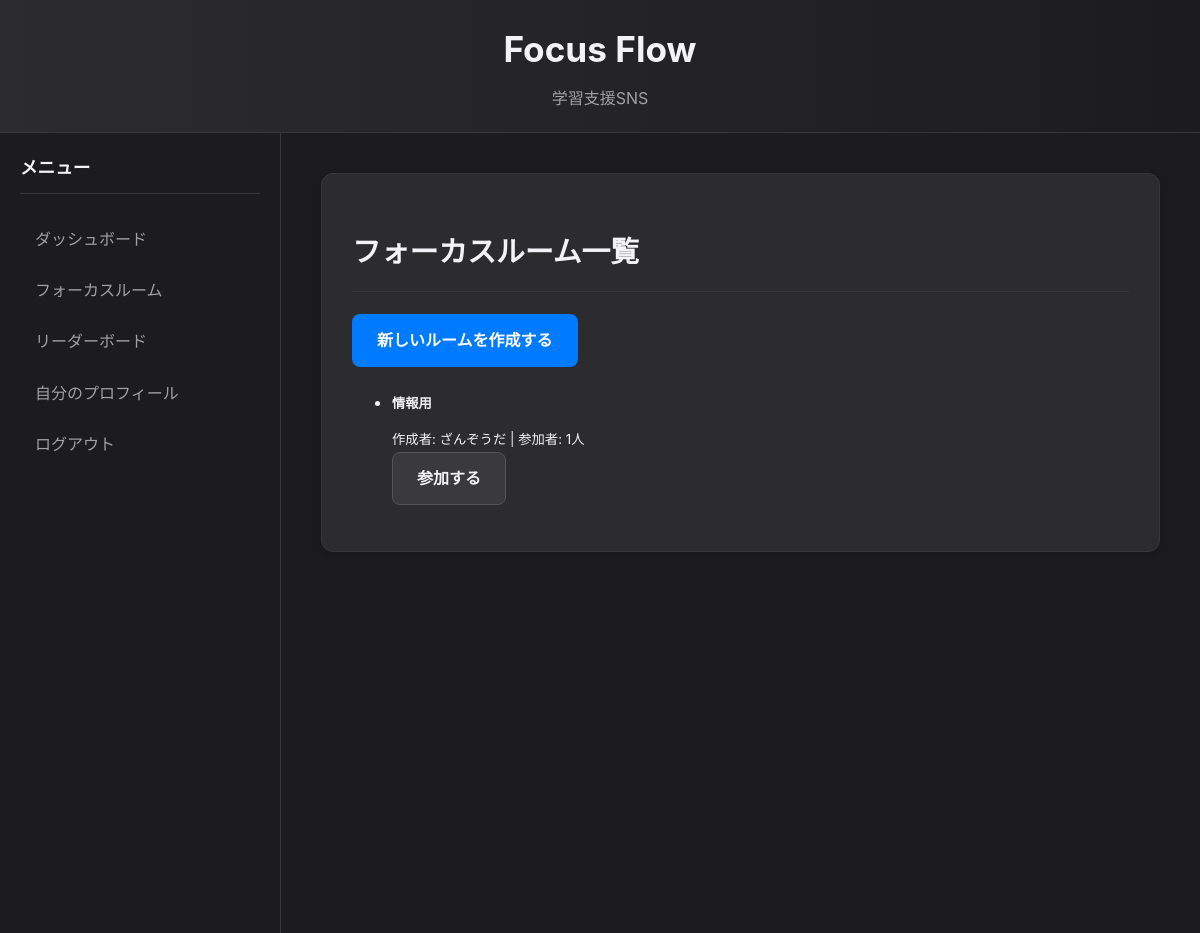
/rooms (signed in), run on the app's committed database.
### app/models.py (models this page shows, shortened)
class FocusRoom(db.Model):
    id = db.Column(db.Integer, primary_key=True)
    name = db.Column(db.String(100), nullable=False)
    description = db.Column(db.String(255))
    is_public = db.Column(db.Boolean, default=True)
    owner_id = db.Column(db.Integer, db.ForeignKey('user.id'), nullable=False)
    password_hash = db.Column(db.String(128), nullable=True)

class User(UserMixin, db.Model):
    id = db.Column(db.Integer, primary_key=True)
    email = db.Column(db.String(100), unique=True, nullable=False)
    username = db.Column(db.String(100), nullable=False)
    password_hash = db.Column(db.String(128))
    sessions = db.relationship('FocusSession', backref='author', lazy=True)
    flow_state_logs = db.relationship('FlowStateLog', backref='user', lazy=True)
    status = db.Column(db.String(50), default='オフライン')
    current_gauge_level = db.Column(db.Integer, default=0)
    followed = db.relationship(
        'User', secondary=followers,
        primaryjoin=(followers.c.follower_id == id),
        secondaryjoin=(followers.c.followed_id == id),
        backref=db.backref('followers', lazy='dynamic'), lazy='dynamic')
    created_rooms = db.relationship('FocusRoom', backref='owner', lazy='dynamic')
    joined_rooms = db.relationship('FocusRoom', secondary='room_participants', lazy='dynamic',
                                   backref=db.backref('participants', lazy='dynamic'))

### app/routes.py (the view)
@main.route('/rooms')
@login_required
def rooms():
    public_rooms = FocusRoom.query.filter_by(is_public=True).all()
    return render_template('rooms.html', rooms=public_rooms)

### app/__init__.py (called while the page is built)
def create_app():
    app = Flask(__name__)
    app.config['SECRET_KEY'] = 'your_secret_key'
    app.config['SQLALCHEMY_DATABASE_URI'] = 'sqlite:///db.sqlite'
    app.config['SQLALCHEMY_TRACK_MODIFICATIONS'] = False
    db.init_app(app)
    login_manager.init_app(app)
    socketio.init_app(app)
    from .models import User
    @login_manager.user_loader
    def load_user(user_id):
        return User.query.get(int(user_id))
    from .routes import main as main_blueprint
    app.register_blueprint(main_blueprint)
    from . import events # events.py をインポート
    with app.app_context():
        db.create_all()
    return app

### app/routes.py (called while the page is built)
@main.before_app_request
def before_request():
    if not current_user.is_authenticated and request.endpoint and 'static' not in request.endpoint and request.endpoint != 'main.login' and request.endpoint != 'main.register':
        return redirect(url_for('main.login'))

### app/templates/rooms.html (shortened to what this page needs)
{% extends "base.html" %}
{% block content %}
<div class="card">
    <h2>フォーカスルーム一覧</h2>
    <a href="{{ url_for('main.create_room') }}" class="btn btn-primary mb-3">新しいルームを作成する</a>
    <ul class="list-group">
        {% for room in rooms %}
        <li class="list-group-item d-flex justify-content-between align-items-center">
            <div>
                <h5>{{ room.name }}</h5>
                <small class="badge bg-secondary">作成者: {{ room.owner.username }} | 参加者: {{ room.participants.count() }}人</small>
            </div>
            <a href="{{ url_for('main.join_room', room_id=room.id) }}" class="btn btn-secondary">参加する</a>
        </li>
        {% else %}
        <li class="list-group-item">現在、公開中のルームはありません。</li>
        {% endfor %}
    </ul>
</div>
{% endblock %}

### app/static/css/style.css (style rules this page uses)
:root { --primary-color: #007aff; --background-color: #1c1c1e; --card-bg-color: #2c2c2e; --text-color: #f2f2f7; --text-secondary-color: #a0a0a5; --border-color: #38383a; --shadow-color: rgba(0, 0, 0, 0.2); --border-radius: 12px; --font-family: -apple-system, BlinkMacSystemFont, 'Segoe UI', Roboto, 'Helvetica Neue', Arial, 'Hiragino Kaku Gothic ProN', 'Hiragino Sans', Meiryo, sans-serif; }
body { font-family: var(--font-family); background-color: var(--background-color); color: var(--text-color); margin: 0; line-height: 1.7; -webkit-font-smoothing: antialiased; -moz-osx-font-smoothing: grayscale; }
.card { background-color: var(--card-bg-color); border-radius: var(--border-radius); border: 1px solid var(--border-color); box-shadow: 0 2px 8px var(--shadow-color); padding: 30px; margin-bottom: 30px; transition: border-color 0.3s, transform 0.3s; }
h1, h2, h3, h4, h5, h6 { font-weight: 700; margin-bottom: 0.75em; color: var(--text-color); }
h2 { font-size: 1.8rem; border-bottom: 1px solid var(--border-color); padding-bottom: 0.5em; }
a { color: var(--primary-color); text-decoration: none; transition: color 0.2s; }
.btn { display: inline-block; padding: 12px 24px; border: 1px solid transparent; border-radius: 8px; cursor: pointer; font-size: 1rem; font-weight: 600; text-align: center; text-decoration: none; transition: all 0.2s ease-in-out; margin-right: 10px; }
.btn-primary { background-color: var(--primary-color); color: white; }
.btn-secondary { background-color: #3a3a3c; color: var(--text-color); border-color: #545458; }

### data on the page
FocusRoom: name "情報用", owner.username "ざんぞうだ", participants.count "1"
